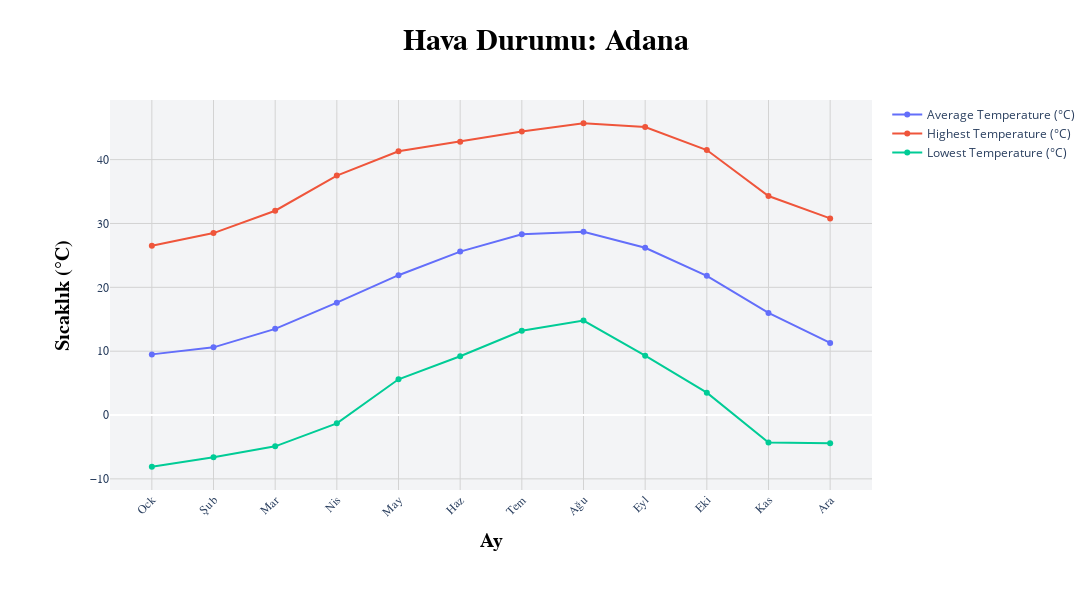

Notebook source saved alongside this figure:
### Code cell
import plotly.graph_objects as go
import pandas as pd

# Create a DataFrame with the provided data
data = {
    'Month': ["Ock", "Şub", "Mar", "Nis", "May", "Haz", "Tem", "Ağu", "Eyl", "Eki", "Kas", "Ara"],
    'Average Temperature (°C)': [9.5, 10.6, 13.5, 17.6, 21.9, 25.6, 28.3, 28.7, 26.2, 21.8, 16.0, 11.3],
    'Average Max Temperature (°C)': [14.8, 16.2, 19.4, 23.8, 28.3, 31.7, 33.9, 34.7, 33.1, 29.1, 22.7, 16.9],
    'Average Min Temperature (°C)': [5.3, 6.0, 8.3, 11.9, 15.8, 19.8, 23.0, 23.5, 20.2, 15.8, 10.8, 7.0],
    'Average Sunshine Duration (hours)': [4.5, 5.3, 5.9, 7.1, 9.1, 10.5, 10.7, 10.2, 9.0, 7.3, 5.8, 4.3],
    'Monthly Total Rainfall (mm)': [112.5, 88.7, 65.8, 51.9, 48.1, 22.1, 10.2, 9.3, 19.1, 43.0, 71.7, 125.8],
    'Highest Temperature (°C)': [26.5, 28.5, 32.0, 37.5, 41.3, 42.8, 44.4, 45.7, 45.1, 41.5, 34.3, 30.8],
    'Lowest Temperature (°C)': [-8.1, -6.6, -4.9, -1.3, 5.6, 9.2, 13.2, 14.8, 9.3, 3.5, -4.3, -4.4]
}

df = pd.DataFrame(data)

# Create subplots
fig = go.Figure()

# Add Average Temperature Trace
fig.add_trace(go.Scatter(x=df['Month'], y=df['Average Temperature (°C)'], mode='lines+markers', name='Average Temperature (°C)'))

# Add Average Max Temperature Trace

# Add Average Min Temperature Trace

# Add Sunshine Duration Trace

# Add Monthly Total Rainfall Trace

# Add Highest Temperature Trace
fig.add_trace(go.Scatter(x=df['Month'], y=df['Highest Temperature (°C)'], mode='lines+markers', name='Highest Temperature (°C)'))

# Add Lowest Temperature Trace
fig.add_trace(go.Scatter(x=df['Month'], y=df['Lowest Temperature (°C)'], mode='lines+markers', name='Lowest Temperature (°C)'))

# Update Layout
fig.update_layout(
    title='Hava Durumu: Adana',
    xaxis_title='Ay',
    yaxis_title='Sıcaklık (°C)',
    height=600,
    width=1600,
    barmode='group'
)
from plot import design
fig.update_layout(design)
# Show the plot
fig.show()

### Figure 1 — Plotly figure (JSON) as saved in the notebook; plotly's stock layout.template omitted (floating-point values rounded to 4 significant figures)
{"data": [{"mode": "lines+markers", "name": "Average Temperature (°C)", "type": "scatter", "x": ["Ock", "Şub", "Mar", "Nis", "May", "Haz", "Tem", "Ağu", "Eyl", "Eki", "Kas", "Ara"], "y": [9.5, 10.6, 13.5, 17.6, 21.9, 25.6, 28.3, 28.7, 26.2, 21.8, 16, 11.3]}, {"mode": "lines+markers", "name": "Highest Temperature (°C)", "type": "scatter", "x": ["Ock", "Şub", "Mar", "Nis", "May", "Haz", "Tem", "Ağu", "Eyl", "Eki", "Kas", "Ara"], "y": [26.5, 28.5, 32, 37.5, 41.3, 42.8, 44.4, 45.7, 45.1, 41.5, 34.3, 30.8]}, {"mode": "lines+markers", "name": "Lowest Temperature (°C)", "type": "scatter", "x": ["Ock", "Şub", "Mar", "Nis", "May", "Haz", "Tem", "Ağu", "Eyl", "Eki", "Kas", "Ara"], "y": [-8.1, -6.6, -4.9, -1.3, 5.6, 9.2, 13.2, 14.8, 9.3, 3.5, -4.3, -4.4]}], "layout": {"barmode": "group", "height": 600, "margin": {"b": 110, "l": 110, "r": 20, "t": 100}, "plot_bgcolor": "#f3f4f6", "title": {"font": {"color": "black", "family": "Verdana", "size": 30, "weight": "bold"}, "text": "Hava Durumu: Adana", "x": 0.5, "xanchor": "center"}, "width": 1600, "xaxis": {"gridcolor": "lightgray", "showgrid": true, "tickangle": -45, "tickfont": {"family": "Verdana", "size": 12}, "title": {"font": {"color": "black", "family": "Verdana", "size": 20, "weight": "bold"}, "text": "Ay"}}, "yaxis": {"gridcolor": "lightgray", "showgrid": true, "tickfont": {"family": "Verdana", "size": 12}, "tickformat": ",", "title": {"font": {"color": "black", "family": "Verdana", "size": 20, "weight": "bold"}, "text": "Sıcaklık (°C)"}}}}
